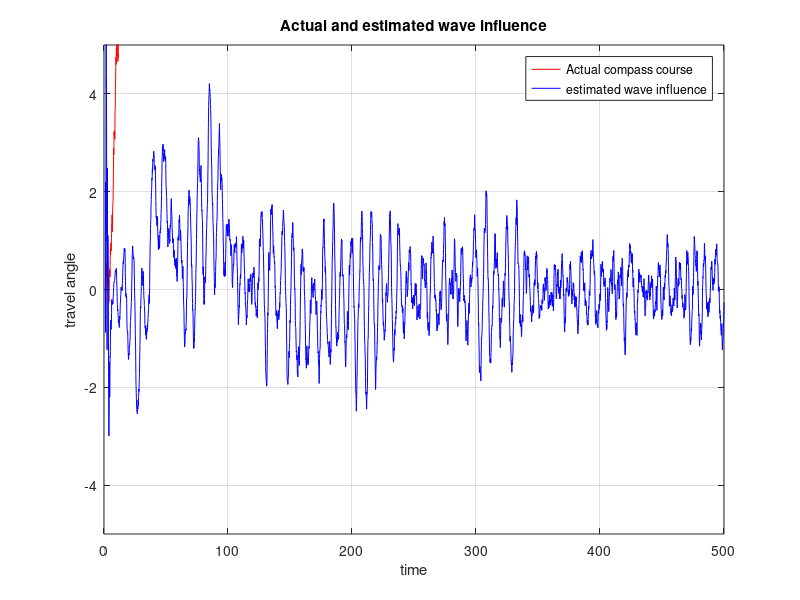

Reproduce this figure in MATLAB.
%% code for plotting estimated and actual heading together %% 

no = importdata('53e_compass.mat'); %Import data from simulink
ff = importdata('53e_waveInfluence.mat');
plot(1:0.1:length(no)/10,no(2,1:length(1:0.1:length(no)/10)), 'r');
hold on;
plot(1:0.1:length(ff)/10,ff(2,1:length(1:0.1:length(ff)/10)), 'b');
grid on;
title('Actual and estimated wave influence');
 axis([0 500 -5 5]);
xlabel('time');
ylabel('travel angle');
legend('Actual compass course', 'estimated wave influence');
hold off;